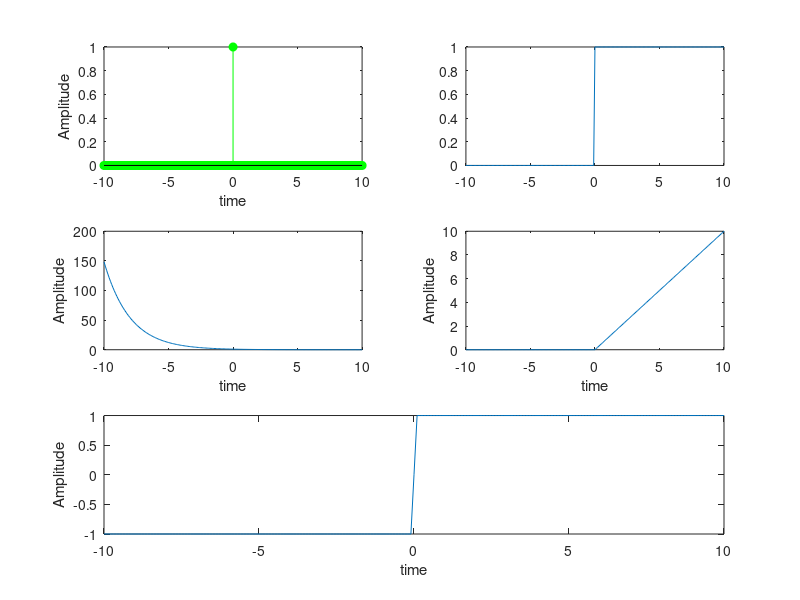

The MATLAB source for this figure:
t = -10:0.1:10;
figure; 
subplot(3,2,1);
impulse = (t==0);
stem(t, impulse, "g", "filled");
xlabel("time");
ylabel("Amplitude");

subplot(3,2,2);
unit = (t>=0);
plot(t, unit);


a = -0.5;
subplot(3,2,3);
exp_signal = exp(a*t);
plot(t, exp_signal);
xlabel("time");
ylabel("Amplitude");

ramp = t.*(t >= 0); 
subplot(3,2,4);
plot(t, ramp);
xlabel("time");
ylabel("Amplitude");


n = -10:0.1:10;
subplot(3,1,3);
sinc_signal = sign(t);
plot(n, sinc_signal);
xlabel("time");
ylabel("Amplitude");

